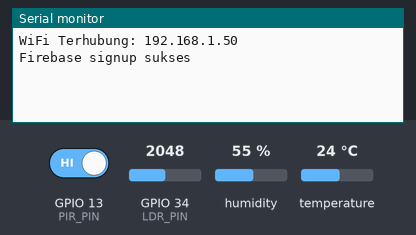
This sketch was run on a simulated ESP32. Shown: the last lines printed to the serial monitor. The inputs (shaded band) are chosen by the test bench; at power-on: temperature 24 °C, GPIO 34 (LDR_PIN) = 2048, GPIO 13 (PIR_PIN) HIGH, humidity 55 %. WiFi joins after 1.5 s; servers stay silent unless stated.

Above: at 2.7 s.
2.8 s: temperature set to 12 °C
At 16.9 s:
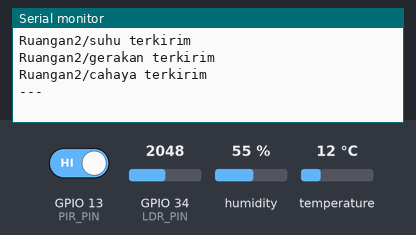
23.0 s: GPIO 34 (LDR_PIN) set to 2866
At 30.16 s:
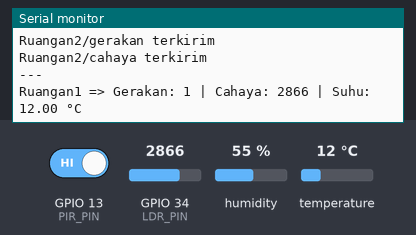
43.2 s: GPIO 13 (PIR_PIN) driven LOW
At 45.16 s:
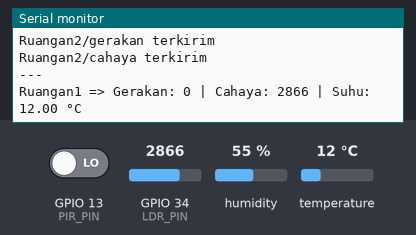
63.4 s: temperature set to 19 °C
At 75.31 s:
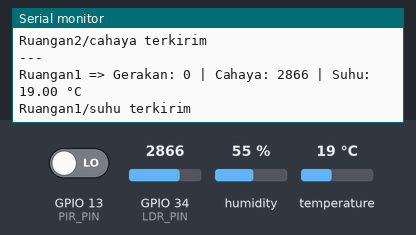
Timing chart, 0 to 76.8 s (numbered marks = the images above; inputs shaded):
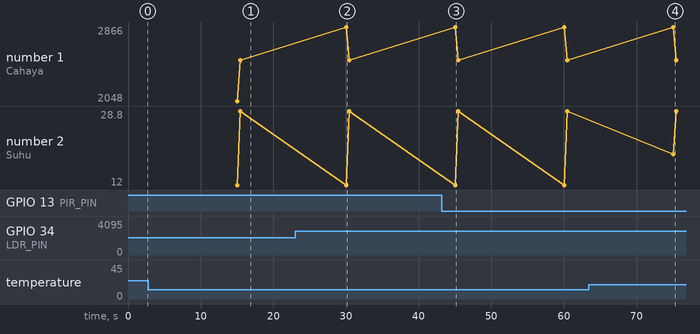

Measured:
- after the input at 2.8 s, the serial monitor: prints a new line after 12.2 s (image 1)
- after the input at 23.0 s, the serial monitor: prints a new line after 7.0 s (image 2)
- after the input at 43.2 s, the serial monitor: prints a new line after 1.8 s (image 3)
- after the input at 63.4 s, the serial monitor: prints a new line after 11.6 s (image 4)

The sketch:

esp32.ino
```cpp
#include <WiFi.h>
#include <WiFiManager.h>
#include <Firebase_ESP_Client.h>
#include <DHT.h>
#include "addons/TokenHelper.h"
#include "addons/RTDBHelper.h"

#define API_KEY "AIzaSyCk06v8QxT12eBR2Wkucyc0lC0uO-IOIpQ"
#define DATABASE_URL "https://iotmonitoring-a99ff-default-rtdb.asia-southeast1.firebasedatabase.app"
#define DHTPIN 14
#define DHTTYPE DHT11
#define PIR_PIN 13
#define LDR_PIN 34

DHT dht(DHTPIN, DHTTYPE);

// ====== Firebase Setup ======
FirebaseData fbdo;
FirebaseAuth auth;
FirebaseConfig config;

unsigned long sendDataPrevMillis = 0;
const unsigned long interval = 15000;
bool signupOK = false;

// ====== Fungsi Kirim Data ke Firebase ======
void kirimFirebase(const String& path, float value) {
  if (Firebase.RTDB.setFloat(&fbdo, path, value)) {
    Serial.println(path + " terkirim");
  } else {
    Serial.println("Gagal kirim " + path + ": " + fbdo.errorReason());
  }
}

void setup() {
  Serial.begin(115200);
  pinMode(PIR_PIN, INPUT);
  dht.begin();


  WiFiManager wm;
  // wm.resetSettings(); // Uncomment kalau mau selalu muncul portal konfigurasi WiFi
  if (!wm.autoConnect("IOT-Setup", "12345678")) {
    Serial.println("Gagal connect ke WiFi");
    while (true);
  }

  Serial.println("WiFi Terhubung: " + WiFi.localIP().toString());

  // ====== Setup Firebase ======
  config.api_key = API_KEY;
  config.database_url = DATABASE_URL;
  config.token_status_callback = tokenStatusCallback;

  if (Firebase.signUp(&config, &auth, "", "")) {
    signupOK = true;
    Serial.println("Firebase signup sukses");
  } else {
    Serial.printf("Signup gagal: %s\n", config.signer.signupError.message.c_str());
  }

  Firebase.begin(&config, &auth);
  Firebase.reconnectWiFi(true);
}

void loop() {
  if (Firebase.ready() && signupOK && (millis() - sendDataPrevMillis > interval)) {
    sendDataPrevMillis = millis();
    int gerakan1 = digitalRead(PIR_PIN);
    int cahaya1 = analogRead(LDR_PIN);
    float suhu1 = dht.readTemperature();
    int gerakan2 = 0;
    int cahaya2 = 2500;
    float suhu2 = 28.8;


    Serial.printf("Ruangan1 => Gerakan: %d | Cahaya: %d | Suhu: %.2f °C\n", gerakan1, cahaya1, suhu1);
    kirimFirebase("Ruangan1/suhu", suhu1);
    kirimFirebase("Ruangan1/gerakan", gerakan1);
    kirimFirebase("Ruangan1/cahaya", cahaya1);

    Serial.printf("Ruangan2 => Gerakan: %d | Cahaya: %d | Suhu: %.2f °C\n", gerakan2, cahaya2, suhu2);
    kirimFirebase("Ruangan2/suhu", suhu2);
    kirimFirebase("Ruangan2/gerakan", gerakan2);
    kirimFirebase("Ruangan2/cahaya", cahaya2);

    Serial.println("---");
  }
}
```
